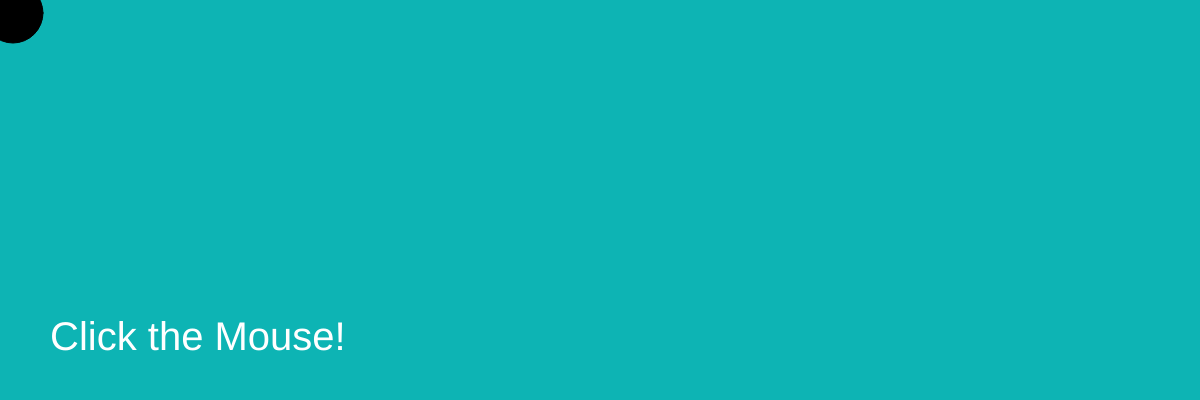
Frame 1 (no input)
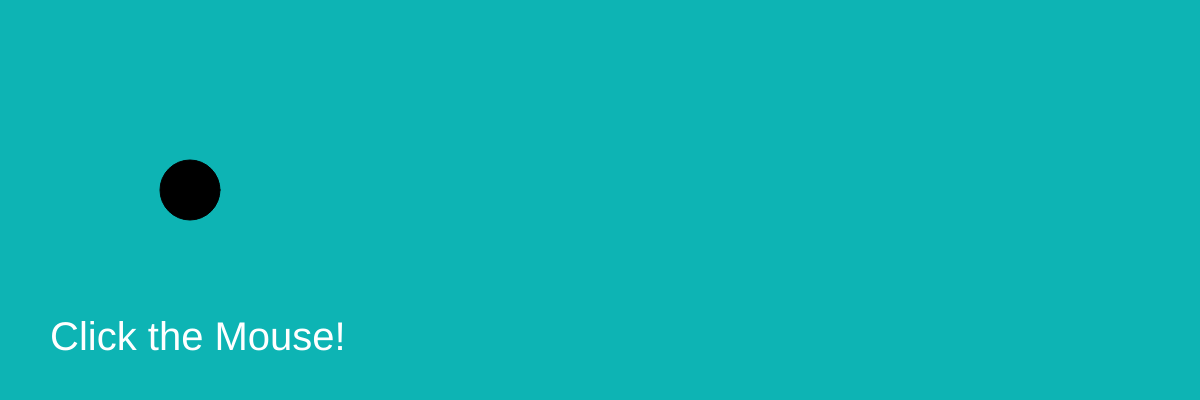
Frame 60 (no input)
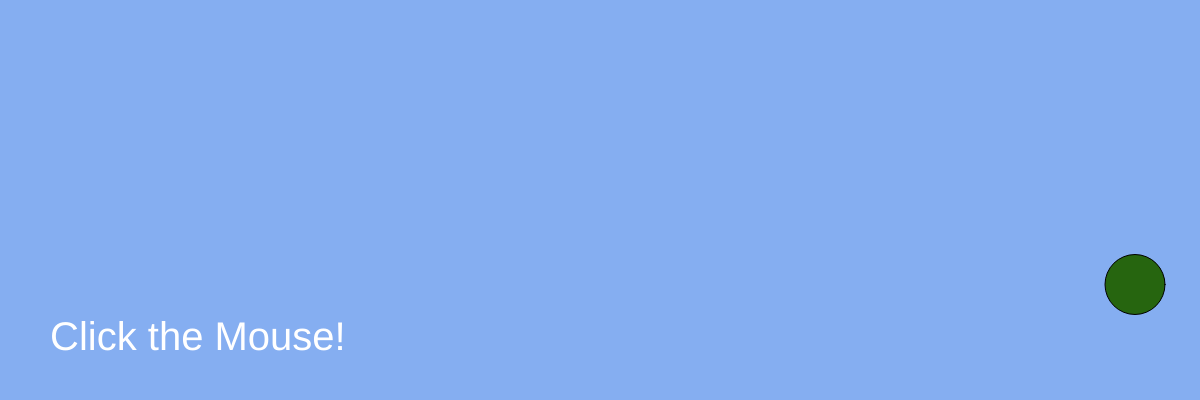
Frame 120 (the mouse pressed at the canvas centre since frame 60)

The p5.js sketch that drew these frames (run headless with seeded random() and noise() and a simulated clock; from frame 60 on, the mouse is pressed at the canvas centre):

// p5.js sketch
// ── sketch.js


//variables: var ball is all the details for the ball
var ball = {};
ball.width = 60;
ball.x = 10;
ball.y = 10;
ball.delta_x = 3;
ball.delta_y = 3;
ball.scale_x = 1;
ball.scale_y = 1;

var color = {};
  r = 0;
  g = 0;
  b = 0;


function setup() {
    createCanvas(windowWidth, 400);
    background('0');
    }


function draw() {


  ball.x += ball.delta_x * ball.scale_x;
  ball.y += ball.delta_y * ball.scale_y;


  if (ball.x >= width || ball.x <= 0) {
    ball.delta_x = -1 * ball.delta_x;
  }
  if (ball.y >= height || ball.y <= 0) {
    ball.delta_y = -1 * ball.delta_y;
  }


  //background changes color when going across screen
  if (mouseX < width*1/3) {
    background('rgb(13, 180, 180)');
  } else if(mouseX < width*2/3) {
    background('rgb(133, 174, 241)');
  } else {
    background('rgb(249, 150, 192)');
  }


//text to tell viewer to click Mouse
var textString = 'Click the Mouse!';
push();
    fill('white');
    textSize(40);
        text(textString, 50, 350);
pop();


    //details about the ball and making the
    //mouseIsPressed function
    if (mouseIsPressed) {
      color.r = random( 256 );
      color.g = random( 256 );
      color.b = random( 256 );
      fill(color.r, color.g, color.b);
        ellipse(ball.x, ball.y, ball.width, ball.width);
    } else {
          fill('black');
        ellipse(ball.x, ball.y, ball.width, ball.width);
    }

}


//what to do to change the ball
function mousePressed() {
    ball.scale_x = map(mouseX, 0, width, 0.5, 10);
    ball.scale_y = map(mouseY, 0, height, 0.5, 10);
}
